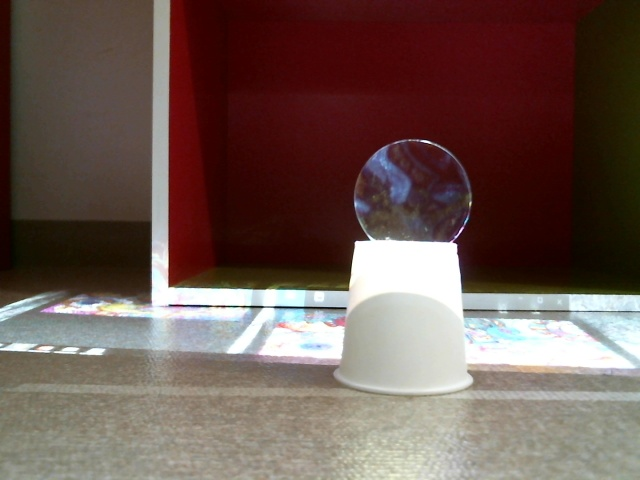
#> input picture images/img814_left.jpg, 640 x 480 px, found by its file name
$ python stereo_rectify.py   (older library calls are emulated)
#> lines starting #> are read from the running program, lines starting #| are printed output that depends on the picture
import cv2
import numpy as np
import os
import sys

def rotation_and_trans():
    left_rota = np.array([[0, 0, 0],
                        [0, 0, 0],
                        [0, 0, 0]])

    left_trans = np.array([[0],
                         [0],
                         [0]])

    right_rota = np.array([[1.0000, -0.0037, 0.0066],
                         [0.00036, 0.9998, 0.0201],
                         [-0.0066, -0.0201, 0.9998]])

    right_trans = np.array([[-76.8787],
                          [-1.5949],
                          [9.0437]])

    return left_rota, left_trans, right_rota, right_trans

def in_params():
    """ 内部パラメータとディストーションパラメータ  """
    left_dist = np.array([0.0365, -1.0042, -7.5284e-04, \
                           0.0019, 2.0645])

    right_dist = np.array([-0.0834, -0.1533, 0.0020, \
                            -0.0035, 0.8831])

    left_in_matrix_matlab = np.array([[670.5373, 0, 325.1399],
                                    [0, 669.3633, 241.2748],
                                    [0, 0, 1]])

    right_in_matrix_matlab = np.array([[680.8755, 0, 333.3368],
                                     [0, 682.5116, 256.2893],
                                     [0, 0, 1]])

    return left_in_matrix_matlab, right_in_matrix_matlab, left_dist, right_dist

def calibrate():

    path = "./images/"
    left = "img814_left.jpg"
    right = "img814_right.jpg"

    left_image = os.path.join(path, left)
    right_image = os.path.join(path, right)

    left_img = cv2.imread(left_image, 1)
#> left_img is the input picture: shape (480, 640, 3); mean B, G, R 81.5, 88, 108.5
    right_img = cv2.imread(right_image, 1)
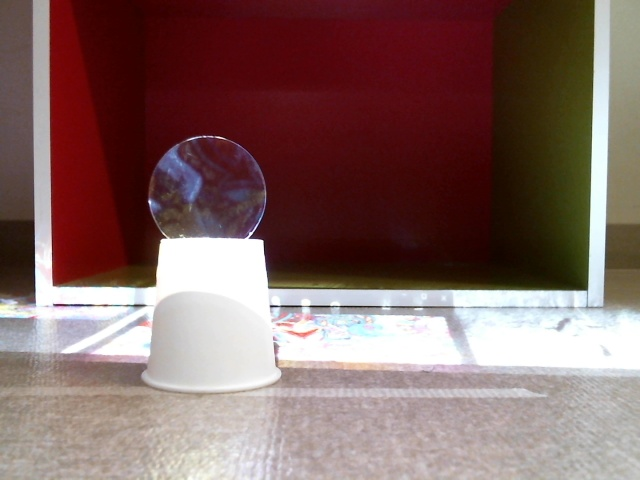
#> input picture images/img814_right.jpg, 640 x 480 px, found by its file name
#> right_img is the input picture: shape (480, 640, 3); mean B, G, R 99.5, 102.4, 130.5

    if left_img is None:
        print("-----No Image !!!!!-----")
        sys.exit()

    cam_mat_left, cam_mat_right, dist_left, dist_right = in_params()
    _, _, right_R, right_t = rotation_and_trans()

    # システムの外部パラメータを計算
    imsize = (640, 480)

    # 平行化変換のためのRとPおよび3次元変換行列Qを求める
    flag_ = cv2.CALIB_ZERO_DISPARITY
    size_change = -1
    m1type = cv2.CV_32FC1

    R1, R2, P1, P2, Q, validPixROI1, validPixROI2 = \
    cv2.stereoRectify(cameraMatrix1=cam_mat_left, distCoeffs1=dist_left, \
                      cameraMatrix2=cam_mat_right, distCoeffs2=dist_right, \
                      imageSize=imsize, \
                      R=right_R, T=right_t, \
                      flags=flag_, alpha=size_change, \
                      newImageSize=imsize)

    map1_l, map2_l = cv2.initUndistortRectifyMap(cam_mat_left, dist_left, R2, P1, imsize, m1type)
    map1_r, map2_r = cv2.initUndistortRectifyMap(cam_mat_right, dist_right, R1, P2, imsize, m1type)

    # ReMapにより平行化を行う
    interpolation = cv2.INTER_AREA # INTER_RINEARはなぜか使えない
    left_dst = cv2.remap(left_img, map1_l, map2_l, interpolation)
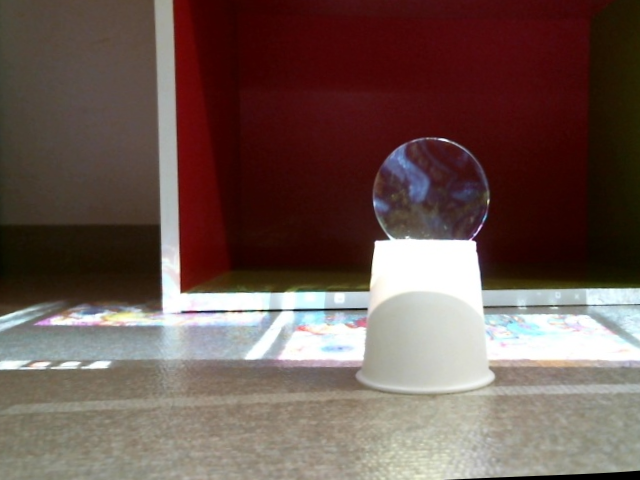
#> left_dst: shape (480, 640, 3); mean B, G, R 81.5, 87.6, 108.7
    right_dst = cv2.remap(right_img, map1_r, map2_r, interpolation)
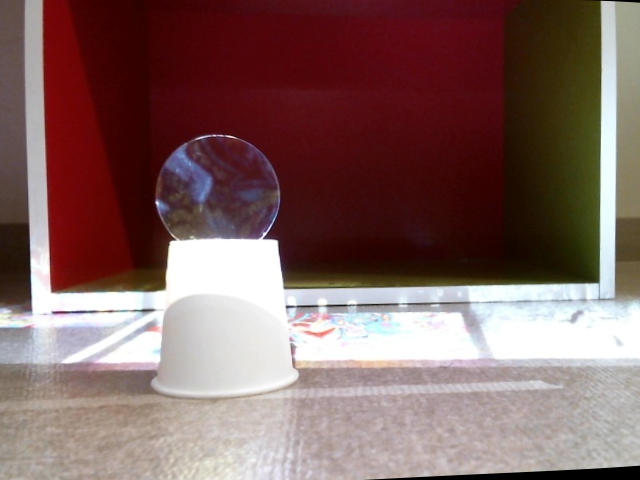
#> right_dst: shape (480, 640, 3); mean B, G, R 98, 100.5, 129.6

    cv2.imshow("before left", left_img)
    cv2.imshow("before right", right_img)
    cv2.imshow('Rectified Left Target Image', left_dst)
    cv2.imshow('Rectified Right Target Image', right_dst)

    if cv2.waitKey(0)==27:
#> (key Esc is pressed here)
        left_save = os.path.join(path, "img814_left.jpg")
        right_save = os.path.join(path, "img814_right.jpg")
        cv2.imwrite(left_save, left_dst)
        cv2.imwrite(right_save, right_dst)
        cv2.destroyAllWindows()

def main():
    calibrate()

if __name__ == '__main__':

    main()
